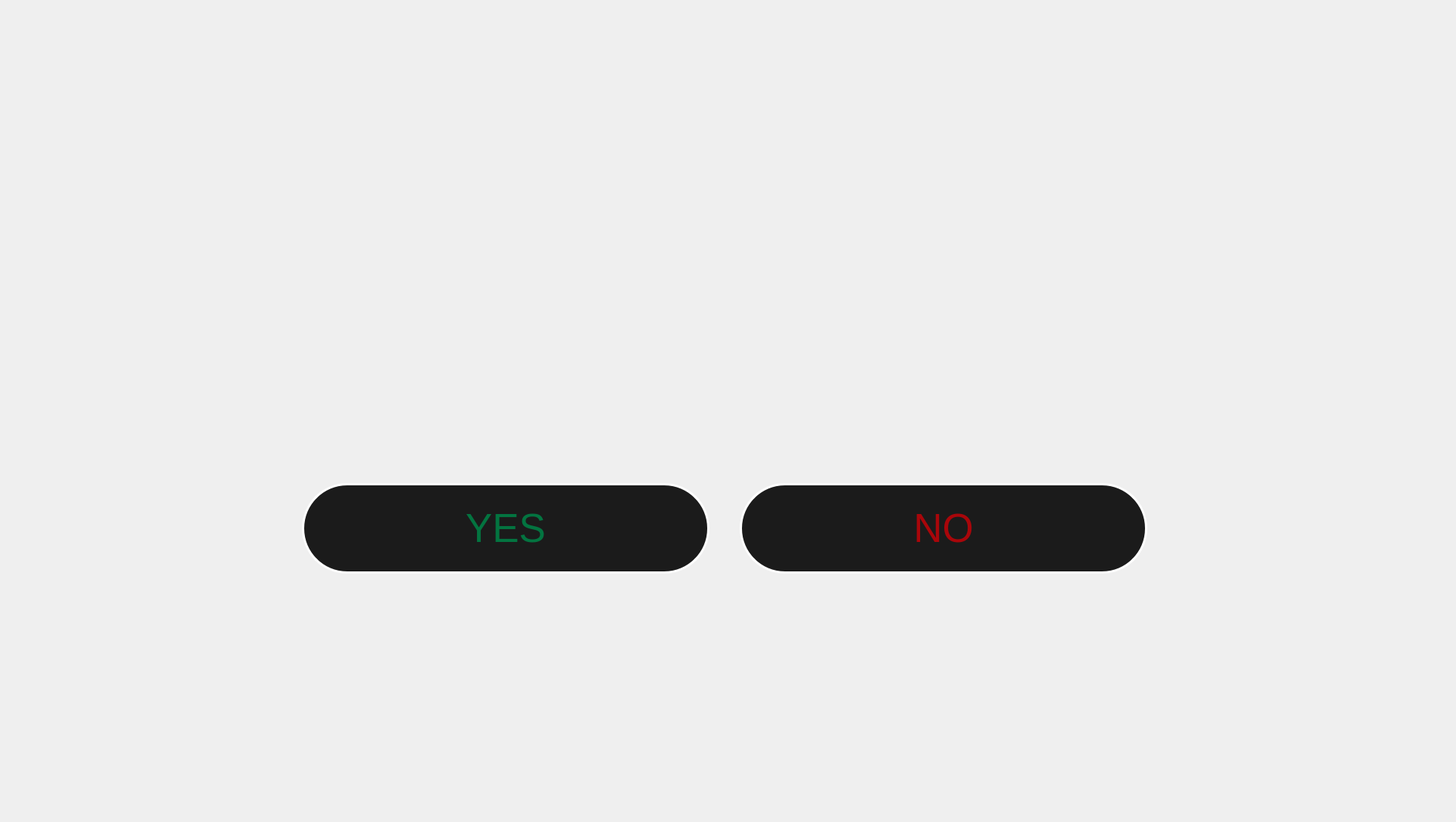
    <widget class="QWidget" name="ConfirmationScreen">
     <widget class="QPushButton" name="yes_over_21_btn">
      <property name="geometry">
       <rect>
        <x>400</x>
        <y>640</y>
        <width>540</width>
        <height>120</height>
       </rect>
      </property>
      <property name="font">
       <font>
        <family>Arial</family>
        <pointsize>40</pointsize>
       </font>
      </property>
      <property name="styleSheet">
       <string notr="true">QPushButton 
{
border-radius: 60px;
 background-color: rgb(27, 27, 27);
 border: 3px solid white;
 color: rgb(3, 116, 64);
}

QPushButton:pressed 
{
border-radius: 60px;
 background-color: rgb(27, 27, 27);
 border: 6px solid white;
 color: rgb(3, 116, 64);
}

QPushButton:disabled
{
border-radius: 60px;
 background-color: rgb(27, 27, 27);
 border: 6px solid grey;
 color: grey;
}</string>
      </property>
      <property name="text">
       <string>YES</string>
      </property>
     </widget>
     <widget class="QPushButton" name="no_not_21_btn">
      <property name="geometry">
       <rect>
        <x>980</x>
        <y>640</y>
        <width>540</width>
        <height>120</height>
       </rect>
      </property>
      <property name="font">
       <font>
        <family>Arial</family>
        <pointsize>40</pointsize>
       </font>
      </property>
      <property name="styleSheet">
       <string notr="true">QPushButton 
{
 border-radius: 60px;
 background-color: rgb(27, 27, 27);
 border: 3px solid white;
 color: rgb(169, 6, 10)
}

QPushButton:pressed 
{
border-radius: 60px;
 background-color: rgb(27, 27, 27);
 border: 6px solid white;
 color: rgb(169, 6, 10)
}</string>
      </property>
      <property name="text">
       <string>NO</string>
      </property>
     </widget>
     <widget class="QLabel" name="label_7">
      <property name="geometry">
       <rect>
        <x>0</x>
        <y>0</y>
        <width>1920</width>
        <height>1080</height>
       </rect>
      </property>
      <property name="text">
       <string/>
      </property>
      <property name="pixmap">
       <pixmap>CannaCheck_UI_images_1.2/ConfirmationScreen.png</pixmap>
      </property>
      <property name="scaledContents">
       <bool>true</bool>
      </property>
     </widget>
     <zorder>label_7</zorder>
     <zorder>yes_over_21_btn</zorder>
     <zorder>no_not_21_btn</zorder>
    </widget>
